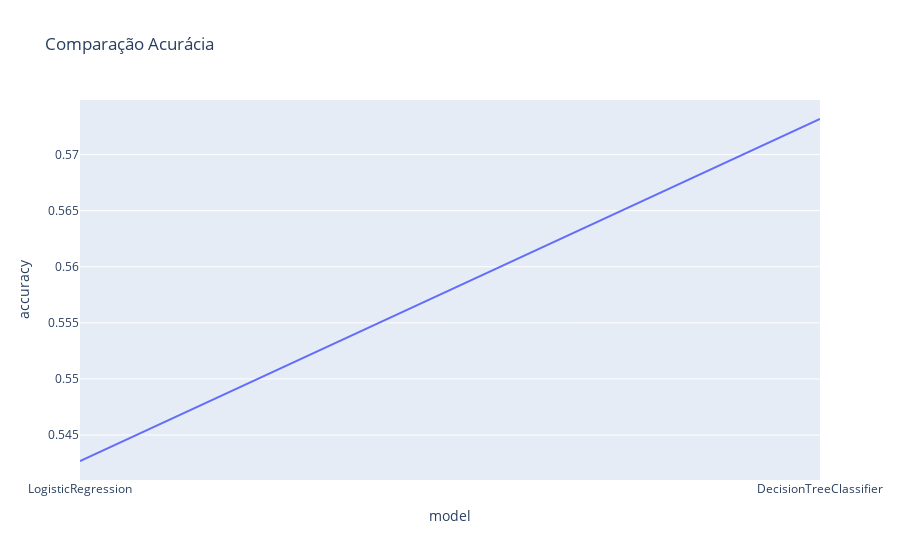

Notebook cell for this chart:
### Code cell
import plotly.express as px

df = d.sort_values(by="accuracy",ascending=True)
fig = px.line(df, x = "model",y="accuracy",title="Comparação Acurácia")
fig.show()

### Figure 1 — Plotly figure (JSON) as saved in the notebook; plotly's stock layout.template omitted (floating-point values rounded to 4 significant figures)
{"data": [{"hovertemplate": "model=%{x}<br>accuracy=%{y}<extra></extra>", "legendgroup": "", "line": {"color": "#636efa", "dash": "solid"}, "mode": "lines", "name": "", "orientation": "v", "showlegend": false, "type": "scatter", "x": ["LogisticRegression", "DecisionTreeClassifier"], "xaxis": "x", "y": [0.5427, 0.5732], "yaxis": "y"}], "layout": {"legend": {"tracegroupgap": 0}, "title": {"text": "Comparação Acurácia"}, "xaxis": {"anchor": "y", "domain": [0, 1], "title": {"text": "model"}}, "yaxis": {"anchor": "x", "domain": [0, 1], "title": {"text": "accuracy"}}}}
